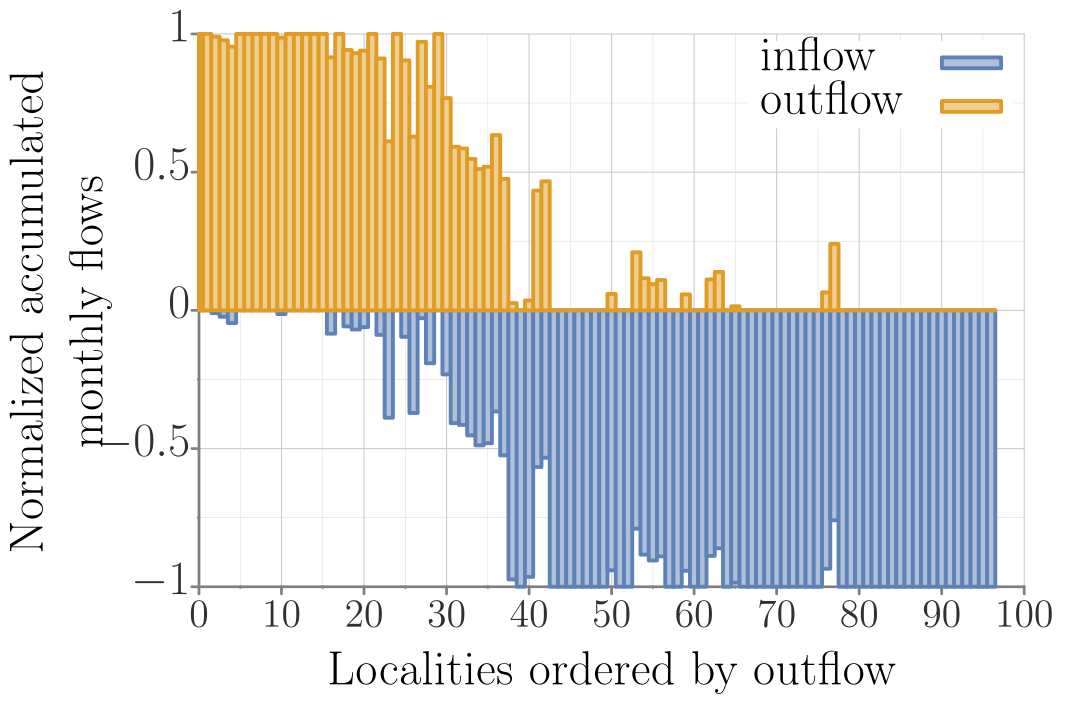

The script that saved this image:
##### terminal
set term tikz standalone size 12.5cm,8.75cm font ",14" gparrows scale 2,2 textscale 2
set datafile separator ','

##### output
set output 'monthly_in_out_flows_precip1_b2_k300.tex'

##### bg: bg color, axes, grid, tics
##### http://www.colourlovers.com/palette/268142/Danger_Mouse
Danger='#F84934'; # red
Shoes='#4D5E5F'; # grey
##### Rand Olson
roBlue='#1F77B4';
roRed='#D62728';
# border
set style line 21 lt 1 lc rgb '#808080' 
set border 3 back ls 21 lw 5
# grid
set style line 22 lt 2 lc rgb '#CCCCCC' lw 2
set style line 23 lt 2 lc rgb '#DDDDDD' lw 1
set grid xtics mxtics ytics mytics back ls 22, ls 23
# tics
set tics textcolor rgb '#303030'
set tics nomirror out scale 1,.1
set mxtics 2
set mytics 2

##### load default linestyles
set style increment user
# taken care of in terminal
do for [i=1:15] { set style line i lt 1 lw 7 }

##### line colors
# mathematica default
DarkBlue= '#5e82b5'
Orange=   '#e09c24'
Green=    '#8fb030'
Red=      '#eb634f'
Purple=   '#8778b3'
Brown=    '#c46e1a'
LightBlue='#5c9ec7'
Yellow=   '#FDBF6F'
MATHEMATICA="#5e82b5 #e09c24 #8fb030 #eb634f #8778b3 #c46e1a #5c9ec7 #FDBF6F"
do for[i=1:8] {set style line i lc rgb word(MATHEMATICA,i)}
####

##### data style
set style data lines

# NOTE: offsets should be a function of font sizes
##### key
set key t l Left spacing 2 width 5 opaque font ",18"

##### tics (note that tics are also set in theme)
set xtics font ",18" offset 0,.2
set ytics font ",18" offset 1.5,0

##### plot
set title font ",18" "" offset -3,.3
set xlabel "Localities ordered by outflow" offset 0,0 font ",18"
set ylabel "\\parbox{7cm}{\\centering Normalized accumulated monthly flows}" offset -2,0 font ",18"


set notitle;        set key t r width 7;        set ytics offset 2,0;        set xtics offset 0,-.5;        set xlabel offset 0,.4;        set ylabel offset -4,0;        set xtics font ",15";

plot "props_flows_precip1_b2_k300.csv" u 4 w boxes fs solid .5 ls 1 t "inflow","props_flows_precip1_b2_k300.csv" u 5 w boxes fs solid .5 ls 2 t "outflow";
